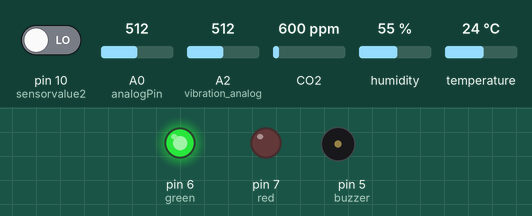
Simulated run of this sketch. Board: Arduino Uno, built with avr-gcc and run on an emulated ATmega328P. Shown: output pins drawn as LEDs (lit = HIGH), buzzer (waves = sounding, pin HIGH). The inputs (shaded band) are chosen by the test bench; at power-on: CO2 600 ppm, pin 10 (sensorvalue2) LOW, A0 (analogPin) = 512, temperature 24 °C, A2 (vibration_analog) = 512, humidity 55 %. The modem accepts every AT command (registered, SIM ready, sends succeed) and sends nothing else; what the sketch prints to the serial monitor is not drawn.

Above: at 2.2 s.
2.3 s: CO2 set to 767 ppm
9.8 s: CO2 set to 826 ppm
At 13.9 s:
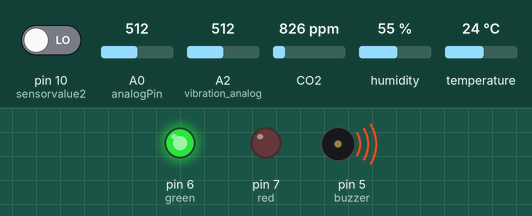
17.0 s: pin 10 (sensorvalue2) driven HIGH
At 19.2 s:
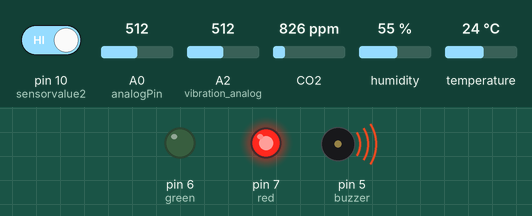
23.8 s: A0 (analogPin) set to 390
25.3 s: temperature set to 12 °C
32.8 s: CO2 set to 452 ppm
At 35.7 s:
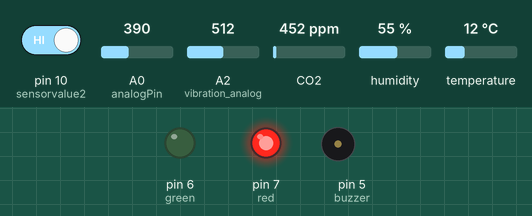
Timing chart, 0 to 37.0 s (numbered marks = the images above; inputs shaded):
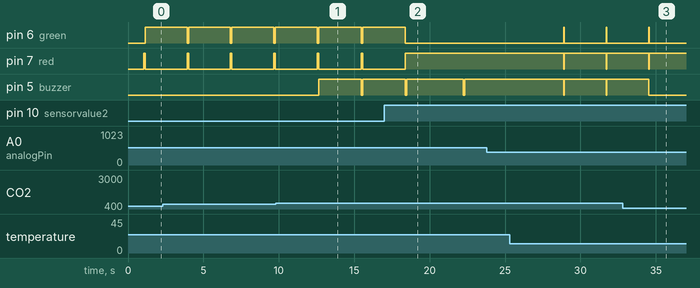

The sketch:

final_thingspeak.ino
```cpp
#include <MQ135.h>

#include <SoftwareSerial.h>
#include<DHT.h>       //Software Serial library
SoftwareSerial espSerial(13, 12);   //Pin 2 and 3 act as RX and TX. Connect them to TX and RX of ESP8266
#define DEBUG true
#define red  7
#define green 6
#define buzzer 5
#define DHTTYPE DHT22
String mySSID = "Codak";       // WiFi SSID
String myPWD = "lemlem0646"; // WiFi Password
String myAPI = "FZQHE2NYUZZBJ5CO";   // API Key
String myHOST = "api.thingspeak.com";
String myPORT = "80";


int countTrueCommand;
int countTimeCommand;
const int analog_gas = A1;
const int sensorvalue2 = 10; //address
const int tempsensor = 2;//address
int watersensor = 0;//value
int vibration_state = 0;//value
const int vibration_analog  = A2;
MQ135 gas_state = MQ135(analog_gas);
const int analogPin = A0;//address
boolean found = false;

DHT dht(tempsensor , DHTTYPE);

//analoge  value of  MQ 135 sensor are fed in to A0 pin
//analog_gas is directly correlated to Co2 value of the room
//sensorvalue2 is correlated to the vibration level of the bed
//buzzer holds the data of the alarming system
//red and green are the pin that control the LED outputs
//tempsensor reads the value of the temperature
//watersensor holds information about the level of water content in the bed


void setup()
{
  Serial.begin(9600);
  espSerial.begin(115200);

  // pinMode(sensorvalue2 , INPUT);
  dht.begin(); //initiating the sensor
  sendCommand("AT",5,"OK");
  sendCommand("AT+CWMODE=1",5,"OK");
  sendCommand("AT+CWJAP=\""+ mySSID +"\",\""+ myPWD +"\"",20,"OK");

  // {
  //     //Wait for connection
  // }*/
pinMode(tempsensor , INPUT);
pinMode(red , OUTPUT);
pinMode(green , OUTPUT);
pinMode(buzzer , OUTPUT);
pinMode(vibration_analog , INPUT);
  delay(1000);

}

  void loop()
  {
 digitalWrite(green , HIGH);
 digitalWrite(red , LOW);
 digitalWrite(buzzer ,LOW);


//code to be augmented
 String getData = "GET /update?api_key="  + myAPI +  "&field1=" +get_temperature()+  "&field2=" +get_humidity()+  "&field3="   +get_vibration()+  "&field4=" +get_ppm() +"&field5= "  +get_water_c();
 sendCommand("AT+CIPMUX=1",5,"OK");
 sendCommand("AT+CIPSTART=0,\"TCP\",\""+ myHOST +"\","+ myPORT,15,"OK");
 sendCommand("AT+CIPSEND=0," +String(getData),4,">");
 espSerial.println(getData.length()+4);delay(1500);countTrueCommand++;
 sendCommand("AT+CIPCLOSE=0",5,"OK");

  }

    /*espData("AT+CIPMUX=1", 1000, DEBUG);       //Allow multiple connections
    espData("AT+CIPSTART=0,\"TCP\",\""+ myHOST +"\","+ myPORT, 1000, DEBUG);

        espData("AT+CIPSEND=0," +String(sendData.length()+4),1000,DEBUG);
        espData("AT+CIPSEND=0," +String(sendData2.length()+4),1000,DEBUG);
        espData("AT+CIPSEND=0," +String(sendData3.length()+4),1000,DEBUG);
        espData("AT+CIPSEND=0," +String(sendData4.length()+4),1000,DEBUG);
        espData("AT+CIPSEND=0," +String(sendData5.length()+4),1000,DEBUG);


      if (sendVal > 40)
    {
      Serial.println("high temprature");
    }
    espSerial.find(">");
    espSerial.println(sendData);
    Serial.print("Value to be sent: ");
    Serial.println(sendVal);

    espData("AT+CIPCLOSE=0",1000,DEBUG);
    delay(10000);
}
*/


//functions that return value from sensors
 String get_temperature()
 {
   float tempc = dht.readTemperature();
if(isnan(tempc))
      Serial.print("failed to read DHT 22\n");
     else
     {
    Serial.print("Temperature: ");
    Serial.print(tempc);
    Serial.print("°C ~ \n");

      }
     if (tempc >= 33)
     {
      Serial.print("Temprature Level Rising to: ");
       Serial.print(tempc);
        Serial.print("°C\n");

     }

      String ret = String(tempc);

     return ret;
     }


 String get_humidity()
 {
    float humidity = dht.readHumidity();
     Serial.print("humdity:");
    Serial.print(humidity);
    Serial.print("%");
    Serial.print("\n");
    String ret = String(humidity);
      return ret;
 }
 String get_vibration()
 {
    vibration_state = digitalRead(sensorvalue2);
      int analog_value = analogRead(vibration_analog);
           Serial.print("analoge  value for vibration:");
             Serial.print(analog_value);
               Serial.print("\n");
     if (vibration_state == 1)
        {
           digitalWrite(red , HIGH);
                digitalWrite(green , LOW);
                    Serial.print("sensing some Vibration\n");
                      delay(1000);

                         }
                     else
                        {
                         digitalWrite(red , LOW);
                          digitalWrite(green ,HIGH);
                           Serial.print("No Vibration\n");

                            }

                          String ret = String(analog_value);
                      return "20";
  }
 String get_ppm()
  {
   float ppm = gas_state.getPPM();
  if(ppm > 800)
  {
   Serial.print("Detecting high level of Smoke in the Room\n");
   digitalWrite(red , HIGH);
   digitalWrite(green , LOW);
   digitalWrite(buzzer , HIGH);

  }
    String ret = String(ppm);
        return "30";
  }
   String get_water_c()
   {
             watersensor = analogRead(analogPin);
              Serial.print("Water Conductivity:") ;
             Serial.print(watersensor);
              Serial.print("\n");
               int flag1 = 0;
                   if(watersensor >=400)
                  {
                    flag1 =1;
                       digitalWrite(red,HIGH);
                          digitalWrite(green , LOW);
                           delay(100);

                                }
                                String ret = String(watersensor);
      return "20";
     }

void sendCommand(String command, int maxTime, char readReplay[]) {
  Serial.print(countTrueCommand);
  Serial.print(". at command => ");
  Serial.print(command);
  Serial.print(" ");
  while(countTimeCommand < (maxTime*1))
  {
    espSerial.println(command);//at+cipsend
    if(espSerial.find(readReplay))//ok
    {
      found = true;
      break;
    }

    countTimeCommand++;
  }

  if(found == true)
  {
    Serial.println("OYI");
    countTrueCommand++;
    countTimeCommand = 0;
  }

  if(found == false)
  {
    Serial.println("Fail");
    countTrueCommand = 0;
    countTimeCommand = 0;
  }

  found = false;
 }
```

Measured:
- the behaviour switches between 800 and 801 ppm on CO2 (found by bisection; images 0 and 1)
- after the input at 9.8 s, pin 5 (buzzer): LOW → HIGH after 2.8 s, → LOW 2.8 s later, → HIGH 0.10 s later
- after the input at 17.0 s, pin 6 (green): goes on until 18.4 s, then stays LOW; pin 7 (red): goes on until 18.4 s, then stays HIGH; pin 5 (buzzer): HIGH → LOW after 5.2 s, → HIGH 0.10 s later
- after the input at 23.8 s, every drawn part: stays the same
- after the input at 25.3 s, pin 6 (green): alternates HIGH for 0.04 s and LOW for 2.8 s, starting after 3.6 s; pin 7 (red), pin 5 (buzzer): alternates HIGH for 2.8 s and LOW for 0.04 s, starting after 3.6 s
- after the input at 32.8 s, pin 5 (buzzer): goes on until 34.5 s, then stays LOW
- by itself, pin 6 (green): alternates HIGH for 2.8 s and LOW for 0.10 s
- by itself, pin 7 (red): alternates HIGH for 0.10 s and LOW for 2.8 s
